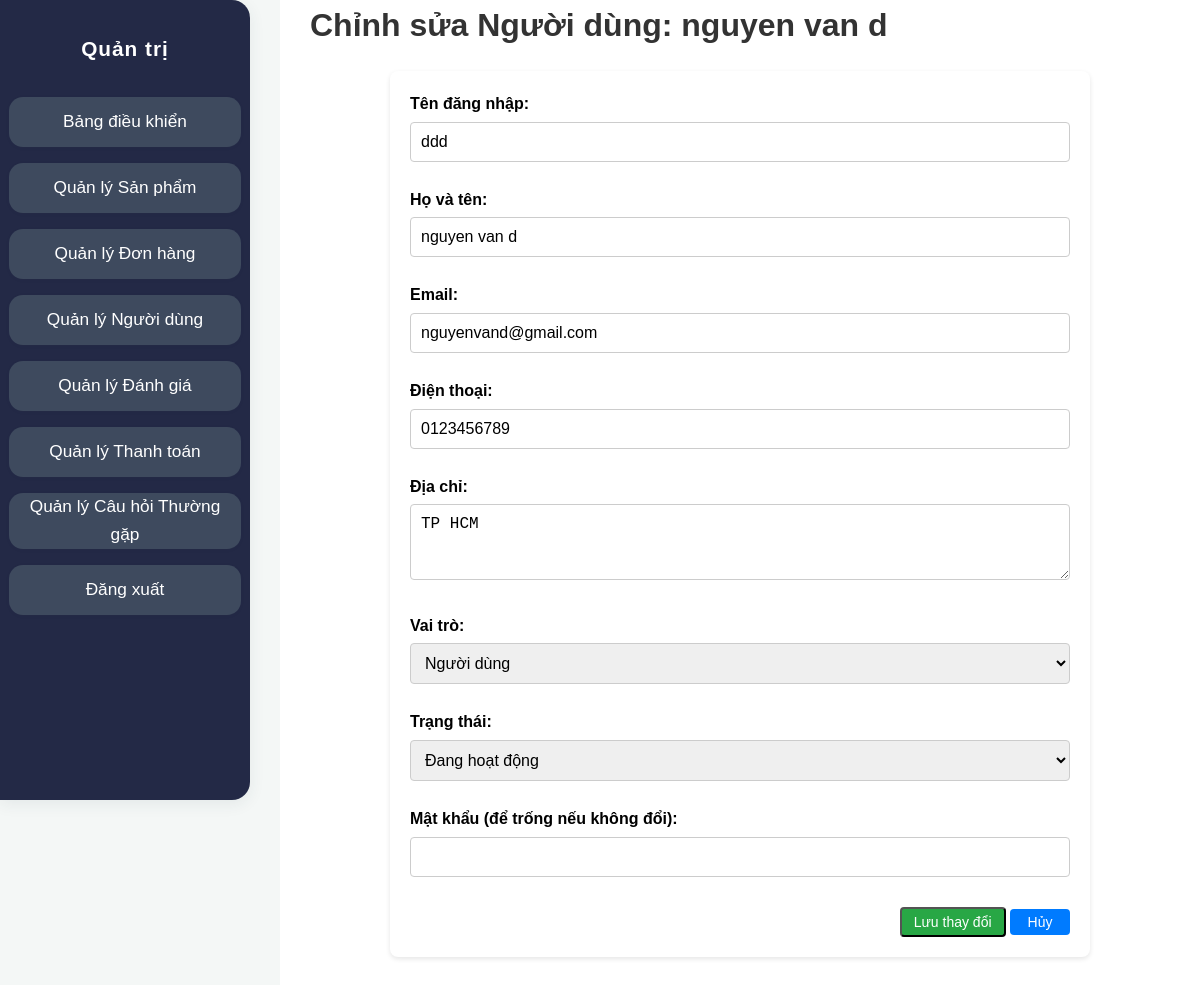
Page /ban-dien-thoai/admin/user_edit.php?id=20 (signed in) on the committed database.
### tables this page shows
CREATE TABLE `users` (
  `id` int(11) NOT NULL,
  `username` varchar(50) NOT NULL,
  `name` varchar(100) NOT NULL,
  `email` varchar(100) NOT NULL,
  `password` varchar(255) NOT NULL,
  `phone` varchar(20) DEFAULT NULL,
  `address` text DEFAULT NULL,
  `role` enum('user','admin') DEFAULT 'user',
  `status` enum('active','inactive') DEFAULT 'active',
  `created_at` timestamp NOT NULL DEFAULT current_timestamp(),
  `updated_at` timestamp NOT NULL DEFAULT current_timestamp() ON UPDATE current_timestamp(),
  `reset_token` varchar(64) DEFAULT NULL,
  `reset_token_expires` datetime DEFAULT NULL
);

### ban-dien-thoai/admin/user_edit.php (the view, shortened to what this page needs)
<?php
require_once '../config/database.php';
$page_title = 'Chỉnh sửa Người dùng';
$user_id = isset($_GET['id']) ? (int)$_GET['id'] : 0;
$user = null;
if ($user_id > 0) {
    $stmt = $conn->prepare("SELECT * FROM users WHERE id = ? AND role != 'admin' LIMIT 1");
    $stmt->bind_param('i', $user_id);
    $stmt->execute();
    $result = $stmt->get_result();
    $user = $result->fetch_assoc();
} else {
    setMessage('danger', 'Không có ID người dùng được chỉ định.');
    redirect('users.php');
}
?>
<!DOCTYPE html>
<html lang="vi">
<head>
    <link rel="stylesheet" href="../assets/css/style.css">
    <link rel="stylesheet" href="css/admin.css">
</head>
<body>
    <div class="admin-wrapper">
        <aside class="admin-sidebar">
        <h2>Quản trị</h2>
            <nav>
                <ul>
                    <li><a href="index.php" class="sidebar-link <?php echo ($current_page == 'index.php') ? 'active' : ''; ?>">Bảng điều khiển</a></li>
                    <li><a href="products.php" class="sidebar-link <?php echo ($current_page == 'products.php') ? 'active' : ''; ?>">Quản lý Sản phẩm</a></li>
                    <li><a href="orders.php" class="sidebar-link <?php echo ($current_page == 'orders.php') ? 'active' : ''; ?>">Quản lý Đơn hàng</a></li>
                    <li><a href="users.php" class="sidebar-link <?php echo ($current_page == 'users.php') ? 'active' : ''; ?>">Quản lý Người dùng</a></li>
                    <li><a href="reviews.php" class="sidebar-link <?php echo ($current_page == 'reviews.php') ? 'active' : ''; ?>">Quản lý Đánh giá</a></li>
                    <li><a href="online_payments.php" class="sidebar-link <?php echo ($current_page == 'online_payments.php') ? 'active' : ''; ?>">Quản lý Thanh toán</a></li>
                    <li><a href="faq_manage.php" class="sidebar-link <?php echo ($current_page == 'faq_manage.php') ? 'active' : ''; ?>">Quản lý Câu hỏi Thường gặp</a></li>
                    <li><a href="../logout.php" class="sidebar-link">Đăng xuất</a></li>
                </ul>
            </nav>
        </aside>
        <div class="admin-main-content">
            <main class="admin-content">
                <h1><?php echo $page_title; ?>: <?php echo htmlspecialchars($user['name'] ?? ''); ?></h1>
                <div class="admin-form-container" style="max-width: 700px;">
                     <form action="user_edit.php?id=<?php echo $user['id']; ?>" method="POST">
                         <div class="admin-form-group">
                             <label for="username">Tên đăng nhập:</label>
                             <input type="text" id="username" name="username" class="admin-form-control" value="<?php echo htmlspecialchars($user['username'] ?? ''); ?>" required>
                         </div>
                         <div class="admin-form-group">
                             <label for="name">Họ và tên:</label>
                             <input type="text" id="name" name="name" class="admin-form-control" value="<?php echo htmlspecialchars($user['name'] ?? ''); ?>" required>
                         </div>
                         <div class="admin-form-group">
                             <label for="email">Email:</label>
                             <input type="email" id="email" name="email" class="admin-form-control" value="<?php echo htmlspecialchars($user['email'] ?? ''); ?>" required>
                         </div>
                         <div class="admin-form-group">
                             <label for="phone">Điện thoại:</label>
                             <input type="text" id="phone" name="phone" class="admin-form-control" value="<?php echo htmlspecialchars($user['phone'] ?? ''); ?>">
                         </div>
                         <div class="admin-form-group">
                             <label for="address">Địa chỉ:</label>
                             <textarea id="address" name="address" class="admin-form-control" rows="3"><?php echo htmlspecialchars($user['address'] ?? ''); ?></textarea>
                         </div>
                         <div class="admin-form-group">
                             <label for="role">Vai trò:</label>
                             <select id="role" name="role" class="admin-form-control" required>
                                 <option value="user" <?php echo (isset($user['role']) && $user['role'] === 'user') ? 'selected' : ''; ?>>Người dùng</option>
                             </select>
                         </div>
                         <div class="admin-form-group">
                             <label for="status">Trạng thái:</label>
                             <select id="status" name="status" class="admin-form-control" required>
                                 <option value="active" <?php echo (isset($user['status']) && $user['status'] === 'active') ? 'selected' : ''; ?>>Đang hoạt động</option>
                             </select>
                         </div>
                          <div class="admin-form-group">
                              <label for="password">Mật khẩu (để trống nếu không đổi):</label>
                              <input type="password" id="password" name="password" class="admin-form-control">
                          </div>
                         <div class="admin-form-actions">
                             <button type="submit" class="admin-btn admin-btn-primary">Lưu thay đổi</button>
                             <a href="users.php" class="admin-btn admin-btn-secondary">Hủy</a>
                         </div>
                     </form>
                </div>
            </main>
        </div>
    </div>
</body>
</html>

### ban-dien-thoai/assets/css/style.css (style rules this page uses)
* { margin: 0; padding: 0; box-sizing: border-box; }
html { overflow-x: hidden; scroll-behavior: smooth; }
body { font-family: -apple-system, BlinkMacSystemFont, "Segoe UI", Roboto, Helvetica, Arial, sans-serif, "Apple Color Emoji", "Segoe UI Emoji", "Segoe UI Symbol"; line-height: 1.6; color: #333; background-color: #f8f9fa; display: flex; flex-direction: column; min-height: 100vh; padding-top: 70px; }
main { flex-grow: 1; padding: 20px 0; }
input, textarea, select { width: 100%; padding: 12px 15px; border: 1px solid #ccc; border-radius: 8px; font-size: 1rem; transition: border-color 0.3s, box-shadow 0.3s; box-sizing: border-box; }

### ban-dien-thoai/admin/css/admin.css (style rules this page uses)
body { background-color: #f4f7f6; margin: 0; font-family: Arial, sans-serif; padding: 0 !important; }
.admin-wrapper { display: flex; min-height: 100vh; }
.admin-sidebar { background: #232946; width: 250px; height: 100vh; position: fixed; left: 0; margin: 0; padding: 32px 0 0 0; display: flex; flex-direction: column; align-items: center; box-shadow: 0 4px 16px rgba(44,62,80,0.08); border-radius: 0 18px 18px 0; z-index: 1000; }
.admin-sidebar h2 { text-align: center; margin-bottom: 32px; color: #fff; font-size: 1.3rem; letter-spacing: 1px; font-weight: 700; }
.admin-sidebar nav ul { display: flex; flex-direction: column; gap: 16px; padding: 0; align-items: center; width: 100%; margin: 0; }
.admin-sidebar nav ul li { margin: 0; width: 100%; }
.sidebar-link { width: 95%; min-height: 50px; background: #3e4a5e; color: #fff; border-radius: 14px; display: flex; align-items: center; justify-content: center; font-size: 1.08rem; font-weight: 500; text-align: center; text-decoration: none; transition: background 0.2s, color 0.2s, box-shadow 0.2s; box-sizing: border-box; padding: 0 10px; margin: 0 auto; gap: 10px; box-shadow: 0 1px 4px rgba(44,62,80,0.04); }
.admin-main-content { flex: 1; padding: 0 30px 30px 30px; background: #fff; min-height: 100vh; margin-left: 280px; }
.admin-actions a, .admin-btn { display: inline-block; margin: 0; min-width: 60px; text-align: center; font-size: 14px; padding: 5px 12px; border-radius: 4px; line-height: 1.2; }
.admin-btn-primary { background-color: #28a745; color: #fff !important; text-decoration: none !important; }
.admin-btn-secondary { background-color: #007bff; color: #fff !important; text-decoration: none !important; }
.admin-form-container { max-width: 600px; margin: 20px auto; padding: 20px; background: #fff; border-radius: 8px; box-shadow: 0 2px 5px rgba(0,0,0,0.1); }
.admin-form-group { margin-bottom: 15px; }
.admin-form-group label, .admin-main-content .form-group label { display: block; margin-bottom: 5px; font-weight: bold; color: #000; }
.admin-form-control, input, select, textarea { width: 100%; padding: 10px; border: 1px solid #ccc; border-radius: 4px; box-sizing: border-box; font-size: 1rem; margin-bottom: 10px; }
.admin-form-actions { margin-top: 20px; text-align: right; }
.admin-content { margin-top: 0 !important; padding-top: 0 !important; }

### rows in the picture
users: name "nguyen van d", username "ddd", email "nguyenvand@gmail.com", phone "0123456789", address "TP HCM", role "Người dùng", status "Đang hoạt động"

### other values in the picture
$page_title "Chỉnh sửa Người dùng"
